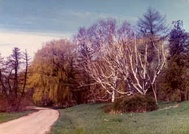
#> input picture Assignment 2/Group03_Assignment2_code/Group03_Assignment2_code/3-class-scene-image-dataset/test/botanical_garden/sun_aajgmzsvuhejexcq.jpg, 189 x 134 px, shrunk from 326 x 232 before the run, given as the content of the folder 3-class-scene-image-dataset/train, which was not available
$ jupyter execute --allow-errors 'Group03_Assignment2_dataset(2b)color_histogram_code.ipynb'   (text cells are left out)
#> lines starting #> are read from the running program, lines starting #| are printed output that depends on the picture; pictures that were not available may be replaced by others from this repository, and a replacement may not be noted
#> in process_images_from_folder, image is the input picture: shape (134, 189, 3); mean B, G, R 110.7, 108.8, 131.4
[cell 1]
import os
import cv2
import numpy as np

patch = np.random.randint(0, 256, (32, 32, 3), dtype=np.uint8)
print(patch)
bins=(8, 8, 8)
hist_r = cv2.calcHist([patch], [0], None, [bins[0]], [0, 256]).flatten()  # Red channel
print(hist_r)

[cell 2]
import numpy as np

# Create a random 32x32 RGB patch
sample_patch = np.random.randint(0, 256, (32, 32, 3), dtype=np.uint8)

# Define the bin sizes for R, G, B channels
bins = (8, 8, 8)

# Test the extract_patch_histogram function
#> (the rest of this cell did not finish here and is left out)

[cell 3]
import os
import cv2
import numpy as np

# Function to extract 24-dimensional color histogram features from a single patch
# [14 lines left out: function extract_patch_histogram, not called in this run]

# Function to divide image into 32x32 patches and extract features from each patch
def extract_image_features(image, patch_size=(32, 32), bins=(8, 8, 8)):
#> called with patch_size = (32, 32), bins = (8, 8, 8)
    img_h, img_w, _ = image.shape
#> img_h = 134; img_w = 189
    all_patches_features = []

    # Extract patches
    for i in range(0, img_h, patch_size[0]):
        for j in range(0, img_w, patch_size[1]):
            patch = image[i:i+patch_size[0], j:j+patch_size[1]]
            if patch.shape[0] == patch_size[0] and patch.shape[1] == patch_size[1]:
                patch_features = extract_patch_histogram(patch, bins)
                all_patches_features.append(patch_features)
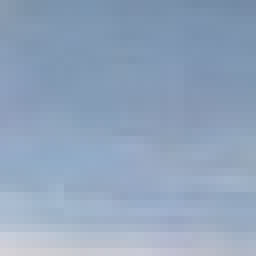
#> patch: shape (32, 32, 3) (shown 8 times larger); mean B, G, R 188.4, 164.3, 145
#> after the loop, all_patches_features = []

    return np.array(all_patches_features)

# Function to save feature vectors to a file
def save_feature_vectors(feature_vectors, save_path):
    np.save(save_path, feature_vectors)

# Process the images in the 'botanical_garden', 'bus_interior', and 'elevator_shaft' classes for both training and test datasets
def process_images_from_folder(folder_path, output_folder):
    if not os.path.exists(output_folder):
        os.makedirs(output_folder)

    for class_folder in os.listdir(folder_path):
        class_folder_path = os.path.join(folder_path, class_folder)
        output_class_folder = os.path.join(output_folder, class_folder)
        if not os.path.exists(output_class_folder):
            os.makedirs(output_class_folder)

        for image_name in os.listdir(class_folder_path):
            image_path = os.path.join(class_folder_path, image_name)
            image = cv2.imread(image_path)
            if image is not None:
                features = extract_image_features(image)
                save_path = os.path.join(output_class_folder, f"{image_name.split('.')[0]}_features.npy")
                save_feature_vectors(features, save_path)
                print(f"Processed and saved features for {image_name}")

# Example usage for processing train and test datasets
train_folder = r'3-class-scene-image-dataset/train'  # Path to the train dataset
test_folder = r'3-class-scene-image-dataset/test'    # Path to the test dataset
output_train_features = r'3-class-scene-image-dataset/output_train_features'  # Folder to save train features
output_test_features = r'3-class-scene-image-dataset/output_test_features'    # Folder to save test features

# Process training set
print("Processing training images...")
#> (the rest of this cell did not finish here and is left out)

[cell 4]
import os
import cv2
import numpy as np

# Function to extract 24-dimensional color histogram features from a single patch
def extract_patch_histogram(patch, bins=(8, 8, 8)):
    # Extract 8-bin color histograms for R, G, B channels
    hist_r = cv2.calcHist([patch], [0], None, [bins[0]], [0, 256]).flatten()  # Red channel
    hist_g = cv2.calcHist([patch], [1], None, [bins[1]], [0, 256]).flatten()  # Green channel
    hist_b = cv2.calcHist([patch], [2], None, [bins[2]], [0, 256]).flatten()  # Blue channel

    # Normalize histograms
    hist_r /= np.sum(hist_r)
    hist_g /= np.sum(hist_g)
    hist_b /= np.sum(hist_b)

    # Concatenate R, G, B histograms into a 24-dimensional vector
    feature_vector = np.concatenate([hist_r, hist_g, hist_b])
    return feature_vector

# Function to divide image into 32x32 patches and extract features from each patch
def extract_image_features(image, patch_size=(32, 32), bins=(8, 8, 8)):
#> called with patch_size = (32, 32), bins = (8, 8, 8)
    img_h, img_w, _ = image.shape
#> img_h = 134; img_w = 189
    all_patches_features = []

    # Extract patches
    for i in range(0, img_h, patch_size[0]):
        for j in range(0, img_w, patch_size[1]):
            patch = image[i:i+patch_size[0], j:j+patch_size[1]]
            if patch.shape[0] == patch_size[0] and patch.shape[1] == patch_size[1]:
                patch_features = extract_patch_histogram(patch, bins)
                all_patches_features.append(patch_features)
#> after the loop, all_patches_features = 20 items

    return np.array(all_patches_features)
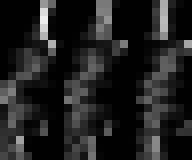
#> returned value: shape (20, 24) float32 (shown 8 times larger); min 0, max 0.928, mean 0.125

# Function to save feature vectors to a file
def save_feature_vectors(feature_vectors, save_path):
    np.save(save_path, feature_vectors)

# Process the images in the 'botanical_garden', 'bus_interior', and 'elevator_shaft' classes for both training and test datasets
def process_images_from_folder(folder_path, output_folder):
    if not os.path.exists(output_folder):
        os.makedirs(output_folder)

    for class_folder in os.listdir(folder_path):
        class_folder_path = os.path.join(folder_path, class_folder)
        output_class_folder = os.path.join(output_folder, class_folder)
        if not os.path.exists(output_class_folder):
            os.makedirs(output_class_folder)

        for image_name in os.listdir(class_folder_path):
            image_path = os.path.join(class_folder_path, image_name)
            image = cv2.imread(image_path)
            if image is not None:
                features = extract_image_features(image)
#> the loop in extract_image_features (call 2), `for i in range(0, img_h, patch_size[0]):` made 5 passes
                save_path = os.path.join(output_class_folder, f"{image_name.split('.')[0]}_features.npy")
                save_feature_vectors(features, save_path)
                print(f"Processed and saved features for {image_name}")
#> pass 2 of the loop in process_images_from_folder, `for class_folder in os.listdir(folder_path):`:
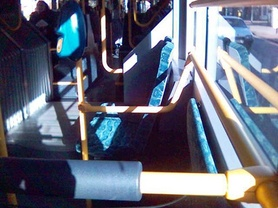
#> input picture Assignment 2/Group03_Assignment2_code/Group03_Assignment2_code/3-class-scene-image-dataset/test/bus_interior/sun_acllxzfyqauwsehk.jpg, 278 x 208 px, shrunk from 480 x 360 before the run
#> in process_images_from_folder, image is the input picture: shape (208, 278, 3); mean B, G, R 121.6, 105.1, 100.5
#> the loop in extract_image_features (call 5), `for i in range(0, img_h, patch_size[0]):` made 7 passes
#> after the loop in extract_image_features (call 5), `for i in range(0, img_h, patch_size[0]):`: all_patches_features = 48 items
#> in extract_image_features (call 5), `return np.array(all_patches_features)`:
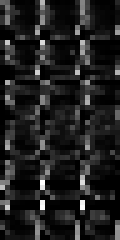
#> returned value: shape (48, 24) float32 (shown 5 times larger); min 0, max 0.997, mean 0.125
#| Processed and saved features for sun_acllxzfyqauwsehk.jpg

# Example usage for processing train and test datasets
train_folder = r'3-class-scene-image-dataset/train'  # Path to the train dataset
test_folder = r'3-class-scene-image-dataset/test'    # Path to the test dataset
output_train_features = r'3-class-scene-image-dataset/output_train_features'  # Folder to save train features
output_test_features = r'3-class-scene-image-dataset/output_test_features'    # Folder to save test features

# Process training set
print("Processing training images...")
process_images_from_folder(train_folder, output_train_features)

# Process test set
print("Processing test images...")
process_images_from_folder(test_folder, output_test_features)
